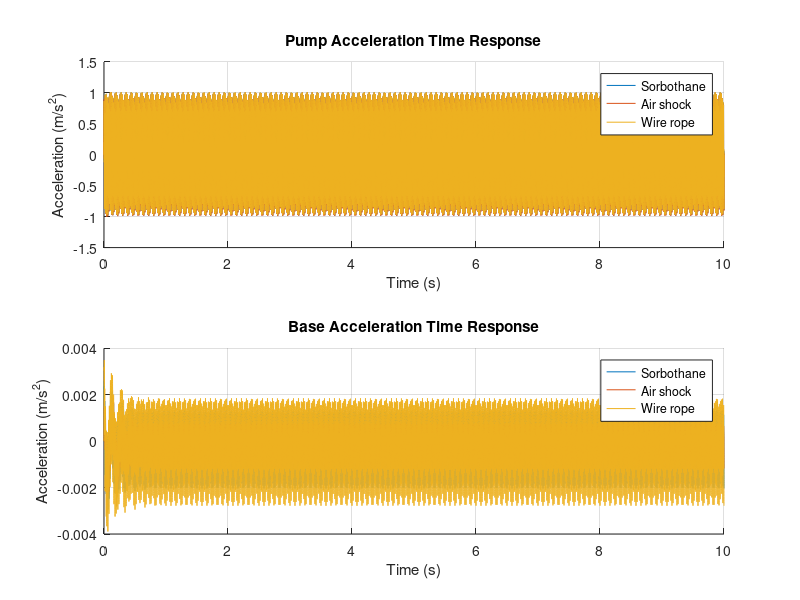
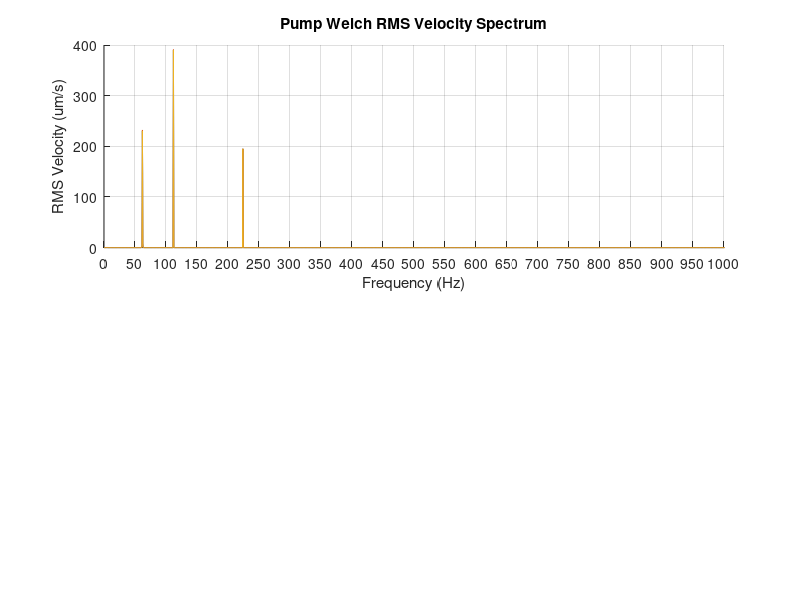

MATLAB code for these plots, in order: (Note: this script raises an error after producing the figures.)
% Variables (all units SI)
clear; clc; close all;
pkg load control
pkg load signal

% ----- Isolator selection -----
% Set to 1, 2, or 3 to choose which isolator is processed and plotted:
% 1 = Sorbothane, 2 = Air shock, 3 = Wire rope
% Set to 4 to process and plot all three isolators
isoSelect = 4;
% ------------------------------

Mpump = 75;
Mheatex = 7;
Mbase = 22*2;

Mdpm = 16000;
Mairbox = 4000;

Mopt = 877.8/2.2 % Mass of optical table top surface
KoptLeg = 1766396.89; % Ns/m
Kopt = KoptLeg*4 % Spring rate of all 4 optical table legs
ZoptLeg = 0.18265;
CoptLeg = 2 * ZoptLeg * sqrt(KoptLeg * Mopt);
Copt = CoptLeg*4 % Damping coefficient of all 4 optical table legs


% ------ Setup Selection ----
% Set to 1 to simulate lab optical table test setup
% Set to 2 to simulate DPM airbox only
% Set to 3 or other to simulate DPM
setup = 2;

m1 = Mpump + Mbase + Mheatex % kg
if setup == 1
  m2 = Mopt;
elseif setup == 2
  m2 = Mairbox;
else
  m2 = Mdpm;
end

F1 = 60; % Estimated force amplitude (N)
f1 = 112; % forcing frequency (Hz)
w1 = 2*pi*f1; % forcing frequency (rad/s)

F2 = 20; % Estimated force amplitude (N)
f2 = 62; % forcing frequency (Hz)
w2 = 2*pi*f2; % forcing frequency (rad/s)

F3 = 60; % Estimated  force amplitude (N)
f3 = 224; % forcing frequency (Hz)
w3 = 2*pi*f3; % forcing frequency (rad/s)

isolators = {'Sorbothane','Air shock','Wire rope'};

% Resolve selection into the set of isolator indices to process/plot
if isoSelect == 4
    isoRange = 1:length(isolators);
else
    isoRange = isoSelect;
end

##k1_list = [166706.80*6, 35110.95*4, 101281.59*4];   % Researched Values N/m
##k1_list = [83829*6, 33125*4, 472333*4];   % Static Deflection Values N/m
k1_list = [9256*6, 33125*4, 47233*4];   % Match Tuned Values N/m
##z1_list = [0.18265*6, 0.05*4, 0.2*4]; % Researched Values Ns/m
z1_list = [0.18*6, 0.1*4, 0.2*4]; % Match Tuned Values Ns/m

wn_list = sqrt(k1_list./m1)/(2*pi) % Natural frequencies in Hz

% Estimate damping coefficients based on damping ratio, mass, and stiffness
% Single mass model assumption valid as m1 << m2 (meff = m1m2/(m1+m2))
c1_list = 2 .* z1_list .* sqrt(k1_list .* m1);    % Ns/m
k2 = Kopt;
c2 = Copt;
##k2 = 0; % Worst case model
##c2 = 0; % Worst case model

% Vibration specs
VrmsToXmag = 1.414*(1/w1);
vccMag = (12.5e-6)*VrmsToXmag;
vcdMag = (6.25e-6)*VrmsToXmag;

% VC limits
vccVrms = 12.5e-6;          % m/s RMS
vccVelocityPeak = sqrt(2)*vccVrms;  % m/s peak form

% Time response
s = tf('s');

for i = isoRange

    k1 = k1_list(i);
    c1 = c1_list(i);

    % Response to forcing
    len = 10; % Sample in seconds
    resolution = 10000; % Samples per second
    samples = len*resolution;

    t = linspace(0,len,samples);
    A = F1*sin(w1*t) + F2*sin(w2*t) + F3*sin(w3*t);

    % Set up transfer function (output/input)
    x2x1 = (c1*s + k1)/(m2*s^2 + (c1+c2)*s + (k1+k2));
    x2A = (c1*s + k1)/((m1*s^2 + c1*s + k1)*(m2*s^2 + (c1+c2)*s + (k1+k2)) - (c1*s + k1)^2); % Pump forcing input, DPM displacement output
    x2A_array{i} = x2A;
    x1A = x2A / x2x1;
    x1A_array{i} = x1A;

    a2A = s^2*x2A;      % acceleration transfer function
    a2A_array{i} = a2A;
    a1A = a2A / x2x1;
    a1A_array{i} = a1A;

    v2A = s*x2A;      % velocity transfer function
    v2A_array{i} = v2A;
    v1A = v2A / x2x1;
    v1A_array{i} = v1A;

    % Gain at operating frequency
    [mag, phase] = bode(x2A, w1);
    gain_dB = mag2db(mag);
##    pIso = (1 - mag(:)/1)*100

end

% Time response acceleration
figure(2);

colors = lines(length(isolators));

% Pump acceleration
subplot(2,1,1);
hold on
grid on
for i = isoRange
    acc1 = lsim(a1A_array{i}, A, t); % pump accel
    plot(t, acc1, 'Color', colors(i,:), 'DisplayName', isolators{i});
end
xlabel('Time (s)')
ylabel('Acceleration (m/s^2)')
title('Pump Acceleration Time Response')
legend('Location','northeast')
hold off

% Base acceleration
subplot(2,1,2);
hold on
grid on
for i = isoRange
    acc2 = lsim(a2A_array{i}, A, t); % base accel
    plot(t, acc2, 'Color', colors(i,:), 'DisplayName', isolators{i});
end
xlabel('Time (s)')
ylabel('Acceleration (m/s^2)')
title('Base Acceleration Time Response')
legend('Location','northeast')
hold off

% Welch PSD - RMS velocity spectrum
figure(5);

fs = resolution;                 % sampling frequency (Hz)
nfft = 2^15;                     % FFT length
window = hanning(nfft);
noverlap = 0.5;

% Enable coherent scaling of Welch PSD to RMS per bin
% RMS velocity per bin = sqrt(PSD * df)
df = fs/nfft;

% VC limit lines (RMS velocity, um/s)
vcC = 12.5;   % VC-C
vcD = 6.25;   % VC-D
vcE = 3.12;   % VC-E

% Pump velocity spectrum
subplot(2,1,1);
hold on
grid on
for i = isoRange
    vel1 = lsim(v1A_array{i}, A, t);   % pump velocity time response
    [Pxx, fw] = pwelch(vel1, window, noverlap, nfft, fs);
    vrms = sqrt(Pxx * df)*1e6;
    plot(fw, vrms, 'DisplayName', isolators{i});
end
xlabel('Frequency (Hz)')
ylabel('RMS Velocity (um/s)')
title('Pump Welch RMS Velocity Spectrum')
set(gca, 'XScale', 'linear', 'YScale', 'linear');
xlim([0 1000]);
xticks(0:50:1000);
yline(vcC, '--', 'VC-C');
yline(vcD, '--', 'VC-D');
yline(vcE, '--', 'VC-E');
##legend('Location','northeast')
hold off

% Base velocity spectrum
subplot(2,1,2);
hold on
grid on
for i = isoRange
    vel2 = lsim(v2A_array{i}, A, t);   % base velocity time response
    [Pxx, fw] = pwelch(vel2, window, noverlap, nfft, fs);
    vrms = sqrt(Pxx * df)*1e6;
    plot(fw, vrms, 'DisplayName', isolators{i});
end
xlabel('Frequency (Hz)')
ylabel('RMS Velocity (um/s)')
title('Base Welch RMS Velocity Spectrum')
set(gca, 'XScale', 'linear', 'YScale', 'linear');
xlim([0 1000]);
xticks(0:50:1000);
yline(vcC, '--', 'VC-C');
yline(vcD, '--', 'VC-D');
yline(vcE, '--', 'VC-E');
##legend('Location','northeast')
hold off

##% Time response position
##figure(1);
##hold on
##grid on
##for i = isoRange
##    iso = lsim(x2A_array{i}, A, t); % base accel
##    plot(t, iso, 'Color', colors(i,:), 'DisplayName', isolators{i});
##end
####fprintf('\n%s\n', isolators{i});
####fprintf('k1 = %.2f N/m, c1 = %.2f Ns/m\n', k1, c1);
####fprintf('Operating Freq = %.3f Hz (%.2f rad/s)\n', f, w);
####fprintf('Gain = %.3e (%.2f dB), Phase = %.2f deg\n', mag(:), gain_dB(:), phase(:));
####fprintf('\n');
##xlabel('Time (s)')
##ylabel('Displacement (m)')
##title('Displacement Time Response')
##legend('Location','northeast')
####% VC limit markers
####yline(vccMag, '--', 'VC-C', 'DisplayName', 'VC-C');
####yline(-vccMag, '--', 'HandleVisibility','off');
##hold off

##% Time response velocity
##figure(3);
##hold on
##grid on
##
##for i = isoRange
####    acc = lsim(v1A_array{i}, A, t); % plot pump accel
##    acc = lsim(v2A_array{i}, A, t); % plot base accel
##    plot(t, acc, 'DisplayName', isolators{i});
##end
##
##xlabel('Time (s)')
##ylabel('Velocity (m/s)')
##title('Velocity Time Response')
##legend('Location','northeast')
##
##% VC limit markers
##yline(vccVelocityPeak,'--','VC-C','DisplayName','VC-C');
##yline(-vccVelocityPeak,'--','HandleVisibility','off');
##
##hold off
##%%

##% Frequency response
##figure(4); clf
##hold on
##
##w_plot = logspace(0,3,1000); % rad/s
##
##for i = isoRange
##    [mag, ~] = bode(x2A_array{i}, w_plot);
##    mag = squeeze(mag);
##    semilogx(w_plot/(2*pi), mag2db(mag), 'DisplayName', isolators{i});
##end
##
##grid on
##xlabel('Frequency (Hz)')
##ylabel('Magnitude (dB)')
##title('Frequency Response')
##legend('Location','northeast')
##
##% Operating frequency marker
##xline(f, '--k', sprintf('Operating Freq = %.2f Hz', f), 'LabelVerticalAlignment', 'middle', 'LabelOrientation', 'horizontal');
##
##hold off
